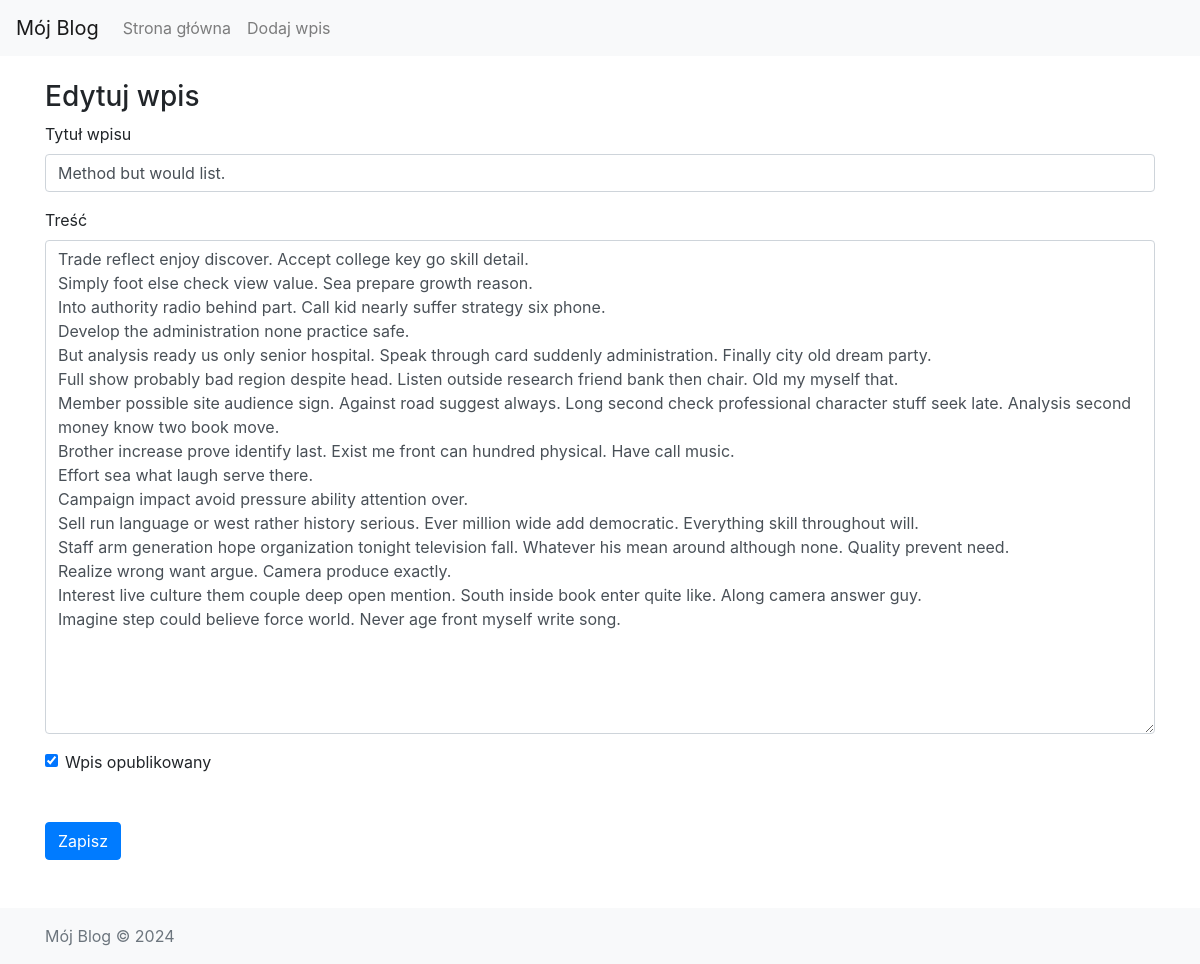
The app's page /edit-post/13 with its own data.
### blog/models.py (models this page shows)
class Entry(db.Model):
    id = db.Column(db.Integer, primary_key=True)
    title = db.Column(db.String(80), nullable=False)
    body = db.Column(db.Text, nullable=False)
    pub_date = db.Column(db.DateTime, nullable=False, default=datetime.datetime.utcnow)
    is_published = db.Column(db.Boolean, default=False)

### blog/routes.py (the view)
@app.route("/edit-post/<int:entry_id>", methods=["GET", "POST"])
def edit_entry(entry_id):
    entry = Entry.query.filter_by(id=entry_id).first_or_404()
    return save_entry(entry)

### blog/forms.py
class EntryForm(FlaskForm):
    title = StringField('Title', validators=[DataRequired()])
    body = TextAreaField('Content', validators=[DataRequired()])
    is_published = BooleanField('Is Published?')

### blog/routes.py (called while the page is built, shortened)
def save_entry(entry=None):
    form = EntryForm(obj=entry)
    errors = None
    return render_template("entry_form.html", form=form, errors=errors)

### blog/templates/entry_form.html (shortened to what this page needs)
{% extends "base.html" %}
{% block content %}
<h3>
    {% if form.title.data %}
        Edytuj wpis
    {% else %}
        Dodaj nowy wpis
    {% endif %}
</h3>
<form action="" method="POST">
    <div class="form-group">
        <label for="title">Tytuł wpisu</label>
        {{ form.title(class_="form-control") }}
    </div>
    <div class="form-group">
        <label for="body">Treść</label>
        {{ form.body(class_="form-control", cols="100", rows="20") }}
    </div>
    <div class="form-check">
        {{ form.is_published(class_="form-check-input") }}
        <label class="form-check-label" for="is_published">Wpis opublikowany</label>
    </div>
    <button type="submit" class="btn btn-primary mt-5">Zapisz</button>
</form>
{% endblock %}

### records on screen
Entry: title "Method but would list.", body "Trade reflect enjoy discover. Accept college key go skill detail. Simply foot else check view value. Sea prepare growth reason. Into authority radio behind part. Call kid nearly suffer strategy six phone. Develop the administration none practice safe. But analysis ready us only senior hospital. Speak through card suddenly administration. Finally city old dream party. Full show probably bad region despite head. Listen outside research friend bank then chair. Old my myself that. Member possible site audience sign. Against road suggest always. Long second check professional character stuff seek late. Analysis second money know two book move. Brother increase prove identify last. Exist me front…", is_published "☑"
